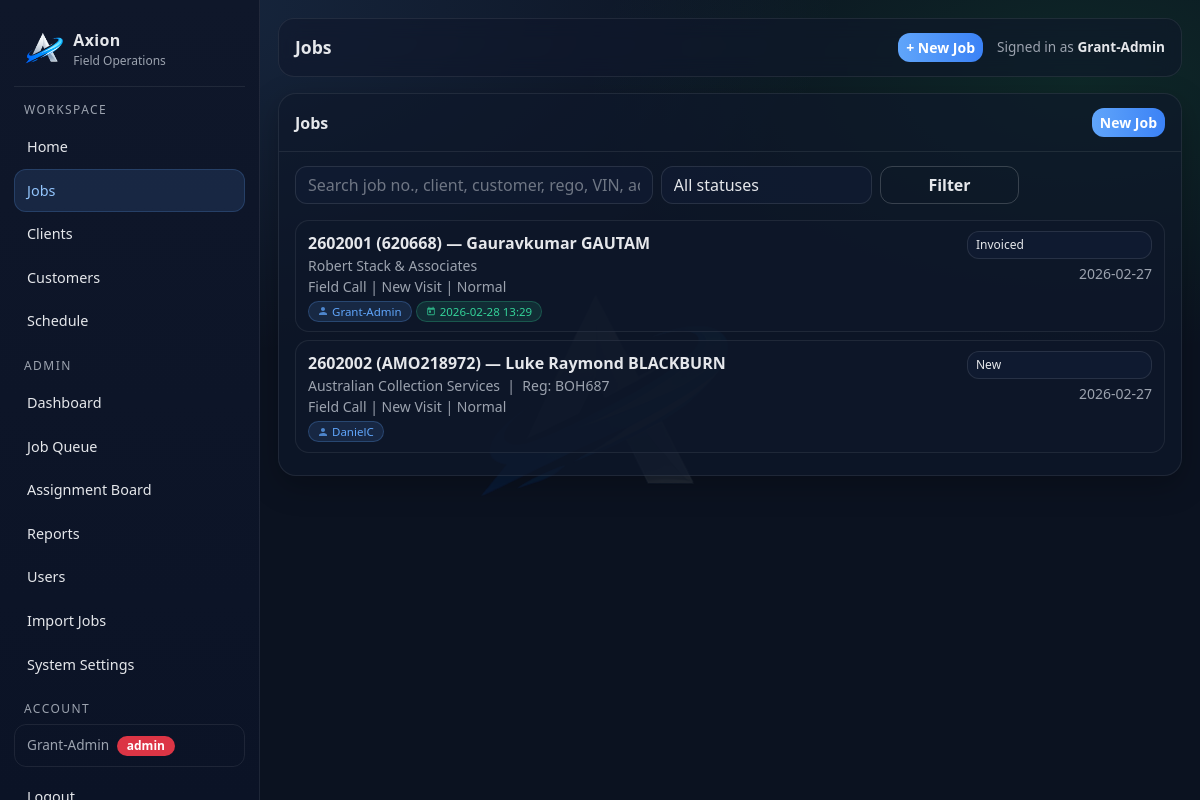
Page /jobs (signed in) on the committed database.
### tables this page shows
CREATE TABLE users (
        id INTEGER PRIMARY KEY AUTOINCREMENT,
        full_name TEXT NOT NULL,
        email TEXT UNIQUE NOT NULL,
        password TEXT NOT NULL,
        role TEXT NOT NULL,
        active INTEGER NOT NULL DEFAULT 1,
        created_at TEXT NOT NULL
    );

CREATE TABLE jobs (
        id INTEGER PRIMARY KEY AUTOINCREMENT,

        internal_job_number TEXT NOT NULL,
        client_reference TEXT,
        display_ref TEXT NOT NULL,

        client_id INTEGER,
        customer_id INTEGER,
        assigned_user_id INTEGER,

        job_type TEXT NOT NULL,
        visit_type TEXT NOT NULL,
        status TEXT NOT NULL,
        priority TEXT NOT NULL,

        job_address TEXT,
        description TEXT,

        created_at TEXT NOT NULL,
        updated_at TEXT NOT NULL, lender_name TEXT, account_number TEXT, regulation_type TEXT, arrears_cents INTEGER, costs_cents INTEGER, mmp_cents INTEGER, job_due_date TEXT, bill_to_client_id INTEGER,

        FOREIGN KEY(client_id) REFERENCES clients(id),
        FOREIGN KEY(customer_id) REFERENCES customers(id),
        FOREIGN KEY(assigned_user_id) REFERENCES users(id)
    );

CREATE TABLE clients (
        id INTEGER PRIMARY KEY AUTOINCREMENT,
        name TEXT NOT NULL,
        phone TEXT,
        email TEXT,
        address TEXT,
        notes TEXT,
        created_at TEXT NOT NULL
    , updated_at TEXT NOT NULL DEFAULT '');

### app.py (the view, shortened to what this page needs)
@app.get("/jobs")
@login_required
def jobs_list():
    status = request.args.get("status", "").strip()
    q = request.args.get("q", "").strip()
    user_id = session.get("user_id")
    role = session.get("role")
    conn = db()
    cur = conn.cursor()
    sql = """
    SELECT j.*,
           c.name AS client_name,
           (cu.first_name || ' ' || cu.last_name) AS customer_name,
           (SELECT ji.reg FROM job_items ji WHERE ji.job_id = j.id AND ji.item_type = 'vehicle' LIMIT 1) AS asset_reg,
           u.full_name AS assigned_name,
           (SELECT s.scheduled_for FROM schedules s
            WHERE s.job_id = j.id AND s.status NOT IN ('Completed', 'Cancelled')
              AND s.scheduled_for >= datetime('now')
            ORDER BY s.scheduled_for ASC LIMIT 1) AS next_scheduled
    FROM jobs j
    LEFT JOIN clients c ON c.id = j.client_id
    LEFT JOIN customers cu ON cu.id = j.customer_id
    LEFT JOIN users u ON u.id = j.assigned_user_id
    WHERE 1=1
    """
    params = []
    if role == "agent":
        sql += " AND j.assigned_user_id = ?"
        params.append(user_id)
    if status:
        if status == "Active":
            sql += " AND j.status LIKE 'Active%'"
        else:
            sql += " AND j.status = ?"
            params.append(status)
    sql += " ORDER BY CASE WHEN next_scheduled IS NULL THEN 1 ELSE 0 END, next_scheduled ASC, j.updated_at DESC"
    cur.execute(sql, params)
    rows = cur.fetchall()
    conn.close()
    statuses = [
        "New",
        "Active",
        "Active - Phone work only",
        "Suspended",
        "Awaiting info from client",
        "Completed",
        "Invoiced"
    ]
    return render_template("jobs.html", jobs=rows, statuses=statuses, status=status, q=q)

### app.py (called while the page is built)
def db():
    conn = sqlite3.connect(DB_PATH)
    conn.row_factory = sqlite3.Row
    return conn

def add_column_if_missing(cur, table, col, coltype):
    cur.execute(f"PRAGMA table_info({table})")
    cols = [r["name"] for r in cur.fetchall()]
    if col not in cols:
        cur.execute(f"ALTER TABLE {table} ADD COLUMN {col} {coltype}")

@app.context_processor
def inject_globals():
    return {"GOOGLE_MAPS_API_KEY": os.environ.get("GOOGLE_MAPS_API_KEY", "")}

@app.before_request
def _ensure_db():
    init_db()

def login_required(f):
    @wraps(f)
    def wrapper(*args, **kwargs):
        if not session.get("user_id"):
            return redirect(url_for("login"))
        return f(*args, **kwargs)
    return wrapper

### templates/jobs.html (shortened to what this page needs)
{% extends "layout.html" %}
{% block page_title %}Jobs{% endblock %}
{% block content %}
<div class="ax-card">
  <div class="ax-card-h d-flex justify-content-between align-items-center">
    <div>Jobs</div>
    {% if session.get('role') == 'admin' %}<a class="btn btn-primary btn-sm" href="/jobs/new">New Job</a>{% endif %}
  </div>
  <div class="ax-card-b">
    <form class="row g-2 mb-3" method="get">
      <div class="col-12 col-lg-5">
        <input class="form-control" name="q" placeholder="Search job no., client, customer, rego, VIN, address..." value="{{ q }}">
      </div>
      <div class="col-12 col-lg-3">
        <select class="form-select" name="status">
          <option value="">All statuses</option>
        </select>
      </div>
      <div class="col-12 col-lg-2">
        <button class="btn btn-outline-secondary w-100">Filter</button>
      </div>
    </form>
    <div class="list-group list-group-flush">
      {% for j in jobs %}
        <div class="list-group-item" style="padding:.6rem .75rem;">
          <div class="d-flex justify-content-between align-items-start gap-2">
            <a href="/jobs/{{ j.id }}" class="text-decoration-none flex-grow-1" style="min-width:0;color:inherit;">
              <div class="fw-semibold">{{ j.display_ref }} &mdash; {{ j.customer_name or "No customer" }}</div>
              <div class="small" style="color:var(--muted)">
                {{ j.client_name or "No client" }}{% if j.asset_reg %} &nbsp;|&nbsp; Reg: {{ j.asset_reg }}{% endif %}
              </div>
              <div class="small" style="color:var(--muted)">
                {{ j.job_type }} | {{ j.visit_type }} | {{ j.priority }}
              </div>
              <div class="d-flex flex-wrap gap-1 mt-1">
                {% if j.assigned_name %}
                  <span style="display:inline-flex;align-items:center;gap:4px;background:rgba(96,165,250,.13);color:var(--accent);border:1px solid rgba(96,165,250,.25);border-radius:999px;padding:1px 9px;font-size:.72rem;font-weight:500;">
                    <svg width="10" height="10" viewBox="0 0 24 24" fill="currentColor" style="opacity:.75"><path d="M12 12c2.7 0 4.8-2.1 4.8-4.8S14.7 2.4 12 2.4 7.2 4.5 7.2 7.2 9.3 12 12 12zm0 2.4c-3.2 0-9.6 1.6-9.6 4.8v2.4h19.2v-2.4c0-3.2-6.4-4.8-9.6-4.8z"/></svg>
                    {{ j.assigned_name }}
                  </span>
                {% else %}
                  <span style="display:inline-flex;align-items:center;gap:4px;background:rgba(156,163,175,.1);color:var(--muted);border:1px solid rgba(156,163,175,.2);border-radius:999px;padding:1px 9px;font-size:.72rem;">
                    Unassigned
                  </span>
                {% endif %}
                {% if j.next_scheduled %}
                  <span style="display:inline-flex;align-items:center;gap:4px;background:rgba(52,211,153,.12);color:#34d399;border:1px solid rgba(52,211,153,.25);border-radius:999px;padding:1px 9px;font-size:.72rem;font-weight:500;">
                    <svg width="10" height="10" viewBox="0 0 24 24" fill="currentColor" style="opacity:.8"><path d="M19 4h-1V2h-2v2H8V2H6v2H5C3.9 4 3 4.9 3 6v14c0 1.1.9 2 2 2h14c1.1 0 2-.9 2-2V6c0-1.1-.9-2-2-2zm0 16H5V9h14v11zM7 11h5v5H7z"/></svg>
                    {{ j.next_scheduled[:16] | replace('T', ' ') }}
                  </span>
                {% endif %}
              </div>
            </a>
            <div class="text-end flex-shrink-0" style="min-width:110px;">
              {% if session.get('role') == 'admin' %}
                <form method="post" action="/jobs/{{ j.id }}/status" style="margin:0;">
                  <select name="status" class="form-select form-select-sm"
                          style="font-size:.75rem;min-width:110px;"
                          onchange="this.form.submit()">
                    {% for s in statuses %}
                      <option value="{{ s }}" {% if s == j.status %}selected{% endif %}>{{ s }}</option>
                    {% endfor %}
                  </select>
                </form>
              {% else %}
                <span class="badge bg-secondary">{{ j.status }}</span>
              {% endif %}
              <div class="small mt-1" style="color:var(--muted)">{{ j.updated_at[:10] if j.updated_at else '' }}</div>
            </div>
          </div>
        </div>
      {% else %}
        <div style="color:var(--muted)" class="py-3 text-center">No jobs found.</div>
      {% endfor %}
    </div>
  </div>
</div>
{% endblock %}

### templates/layout.html (shortened to what this page needs)
<!doctype html>
<html lang="en">
<head>
  <link href="https://cdn.jsdelivr.net/npm/bootstrap@5.3.3/dist/css/bootstrap.min.css" rel="stylesheet">
</head>
<body>
  <div class="ax-shell">
    <aside class="ax-sidebar">
      <a class="ax-brand" href="/">
        <img src="{{ url_for('static', filename='images/axion-a-logo.png') }}" alt="Axion">
        <div>
          <div class="name">Axion</div>
          <div class="sub">Field Operations</div>
        </div>
      </a>
      <div class="ax-nav">
        <div class="hint">Workspace</div>
        <a href="/dashboard" class="{% if request.path == '/dashboard' %}active{% endif %}">Home</a>
        <a href="/jobs" class="{% if request.path.startswith('/jobs') %}active{% endif %}">Jobs</a>
        <a href="/clients" class="{% if request.path.startswith('/clients') %}active{% endif %}">Clients</a>
        <a href="/customers" class="{% if request.path.startswith('/customers') %}active{% endif %}">Customers</a>
        <a href="/schedule" class="{% if request.path.startswith('/schedule') %}active{% endif %}">Schedule</a>
        {% if session.get('role') == 'admin' %}
          <div class="hint">Admin</div>
          <a href="/admin" class="{% if request.path == '/admin' %}active{% endif %}">Dashboard</a>
          <a href="/queue" class="{% if request.path.startswith('/queue') %}active{% endif %}">Job Queue</a>
          <a href="/assign" class="{% if request.path.startswith('/assign') %}active{% endif %}">Assignment Board</a>
          <a href="/reports/monthly" class="{% if request.path.startswith('/reports') %}active{% endif %}">Reports</a>
          <a href="/users" class="{% if request.path.startswith('/users') %}active{% endif %}">Users</a>
          <a href="/import/jobs" class="{% if request.path.startswith('/import') %}active{% endif %}">Import Jobs</a>
          <a href="/admin/settings" class="{% if request.path.startswith('/admin/settings') %}active{% endif %}">System Settings</a>
        {% endif %}
        <div class="hint">Account</div>
        {% if session.get('user_id') %}
          <div class="ax-user-chip mb-2">
            {{ session.get('user_name') }}
            <span class="badge {% if session.get('role') == 'admin' %}bg-danger{% else %}bg-secondary{% endif %} ms-1">{{ session.get('role') }}</span>
          </div>
          <a href="/logout">Logout</a>
        {% else %}
          <a href="/login" class="{% if request.path.startswith('/login') or request.path.startswith('/signup') %}active{% endif %}">Login</a>
        {% endif %}
      </div>
    </aside>
    <main class="ax-main">
      <div class="ax-topbar">
        <div class="title">{% block page_title %}Axion{% endblock %}</div>
        <div style="display:flex; align-items:center; gap:14px;">
          {% if session.get('user_id') %}
            <a href="/jobs/new" class="btn btn-primary btn-sm">+ New Job</a>
          {% endif %}
          <div style="color:var(--muted); font-size:.85rem;">
            {% if session.get('user_id') %}
              Signed in as <strong style="color:var(--text)">{{ session.get('user_name') }}</strong>
            {% else %}
              Not signed in
            {% endif %}
          </div>
        </div>
      </div>
      {% block content %}{% endblock %}
    </main>
  </div>
</body>
</html>

### templates/layout.html (style rules this page uses)
:root { --bg: #0b1220; --panel: #0f172a; --panel2: #111c33; --text: #e5e7eb; --muted: #9ca3af; --line: rgba(255,255,255,.08); --accent: #60a5fa; --accent2: #22c55e; --danger: #ef4444; }
body { background: radial-gradient(1200px 600px at 10% 0%, rgba(96,165,250,.15), transparent 60%), radial-gradient(900px 500px at 90% 10%, rgba(34,197,94,.12), transparent 55%), var(--bg); color: var(--text); }
body::before { content: ''; position: fixed; inset: 0; background: url('/static/images/axion-a-logo.png') center center / 260px auto no-repeat; opacity: .10; pointer-events: none; z-index: 0; }
.ax-shell { min-height: 100vh; display: grid; grid-template-columns: 260px 1fr; position: relative; z-index: 1; }
.ax-sidebar { background: linear-gradient(180deg, var(--panel), #0b1326); border-right: 1px solid var(--line); position: sticky; top: 0; height: 100vh; padding: 18px 14px; overflow-y: auto; }
.ax-brand { display:flex; align-items:center; gap: 10px; padding: 10px 10px 16px 10px; border-bottom: 1px solid var(--line); margin-bottom: 14px; text-decoration: none; }
.ax-brand img { height: 34px; }
.ax-brand .name { font-weight: 700; letter-spacing: .3px; color: var(--text); }
.ax-brand .sub { font-size: .75rem; color: var(--muted); }
.ax-nav a { display:flex; align-items:center; gap: 10px; padding: 10px 12px; border-radius: 12px; color: var(--text); text-decoration:none; border: 1px solid transparent; font-size: .9rem; }
.ax-nav a.active { background: rgba(96,165,250,.12); border-color: rgba(96,165,250,.20); color: #93c5fd; }
.ax-nav .hint { color: var(--muted); font-size: .75rem; margin: 14px 10px 6px; text-transform: uppercase; letter-spacing: .12em; }
.ax-user-chip { margin-top: auto; padding: 10px 12px; border-radius: 12px; border: 1px solid var(--line); font-size: .85rem; color: var(--muted); }
.ax-main { padding: 18px 18px 28px; min-width: 0; }
.ax-topbar { background: rgba(15, 23, 42, .55); border: 1px solid var(--line); border-radius: 16px; padding: 14px 16px; display:flex; align-items:center; justify-content: space-between; backdrop-filter: blur(10px); margin-bottom: 16px; }
.ax-topbar .title { font-size: 1.1rem; font-weight: 650; }
.ax-card { background: rgba(15, 23, 42, .65); border: 1px solid var(--line); border-radius: 18px; box-shadow: 0 10px 30px rgba(0,0,0,.25); overflow: visible; }
.ax-card .ax-card-h { padding: 14px 16px; border-bottom: 1px solid var(--line); font-weight: 650; }
.ax-card .ax-card-b { padding: 14px 16px; }
.form-control, .form-select { background: rgba(17, 28, 51, .75) !important; color: var(--text) !important; border: 1px solid rgba(255,255,255,.10) !important; border-radius: 12px !important; }
.form-control::placeholder { color: rgba(229,231,235,.45); }
.btn { border-radius: 12px; font-weight: 600; }
.btn-primary { background: linear-gradient(90deg, #60a5fa, #3b82f6); border: 0; }
.btn-outline-secondary { border-color: rgba(255,255,255,.18); color: var(--text); }
.badge { border-radius: 999px; padding: 4px 10px; font-weight: 600; font-size: .75rem; }
.list-group-item { background: rgba(15, 23, 42, .65) !important; border: 1px solid var(--line) !important; color: var(--text) !important; border-radius: 14px !important; margin-bottom: 8px; }

### rows in the picture
users: get "Grant-Admin", get "admin"
jobs: display_ref "2602001 (620668)", customer_name "Gauravkumar GAUTAM", name "Robert Stack & Associates", job_type "Field Call", visit_type "New Visit", priority "Normal", assigned_name "Grant-Admin", next_scheduled "2026-02-28 13:29", status "Invoiced", updated_at "2026-02-27"
jobs: display_ref "2602002 (AMO218972)", customer_name "Luke Raymond BLACKBURN", name "Australian Collection Services", asset_reg "BOH687", job_type "Field Call", visit_type "New Visit", priority "Normal", assigned_name "DanielC", status "New", updated_at "2026-02-27"
